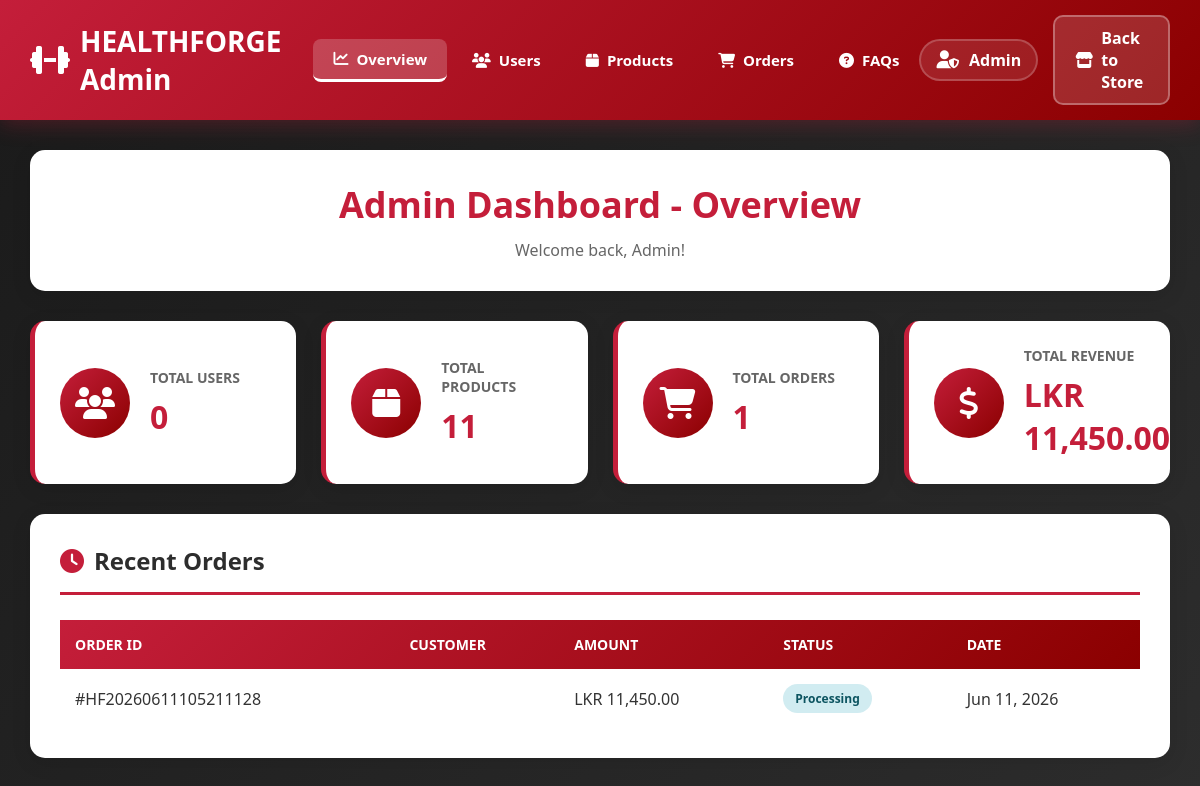
/admin/admin.php (signed in), run on the app's committed database.
### tables this page shows
CREATE TABLE `orders` (
  `id` int(11) NOT NULL,
  `user_id` int(11) NOT NULL,
  `order_number` varchar(50) NOT NULL,
  `total_amount` decimal(10,2) NOT NULL,
  `status` varchar(50) NOT NULL DEFAULT 'Processing',
  `created_at` timestamp NOT NULL DEFAULT current_timestamp()
);

### models/User.php (called while the page is built, shortened)
<?php
class User {
    private $conn;
    private $table_name = "users";
    public function __construct($db) {
        $this->conn = $db;
    }
    public function getUserCount() {
        $query = "SELECT COUNT(*) as total FROM " . $this->table_name . " WHERE role = 'user'";
        $stmt = $this->conn->prepare($query);
        $stmt->execute();
        $row = $stmt->fetch(PDO::FETCH_ASSOC);
        return $row['total'];
    }
}
?>

### models/Product.php (called while the page is built, shortened)
<?php
class Product {
    private $conn;
    private $table_name = "products";
    public function __construct($db) {
        $this->conn = $db;
    }
    public function getProductCount() {
        $query = "SELECT COUNT(*) as total FROM " . $this->table_name;
        $stmt = $this->conn->prepare($query);
        $stmt->execute();
        $row = $stmt->fetch(PDO::FETCH_ASSOC);
        return $row['total'];
    }
}
?>

### models/Order.php (called while the page is built, shortened)
<?php
class Order {
    private $conn;
    private $table_name = "orders";
    public function __construct($db) {
        $this->conn = $db;
    }
    public function getRecentOrders($limit = 5) {
        $query = "SELECT o.*, u.name as customer_name
                  FROM " . $this->table_name . " o
                  LEFT JOIN users u ON o.user_id = u.id
                  ORDER BY o.created_at DESC
                  LIMIT :limit";
        $stmt = $this->conn->prepare($query);
        $stmt->bindParam(":limit", $limit, PDO::PARAM_INT);
        $stmt->execute();
        return $stmt;
    }
    public function getOrderCount() {
        $query = "SELECT COUNT(*) as total FROM " . $this->table_name;
        $stmt = $this->conn->prepare($query);
        $stmt->execute();
        $row = $stmt->fetch(PDO::FETCH_ASSOC);
        return $row['total'] ? $row['total'] : 0;
    }
    public function getTotalRevenue() {
        $query = "SELECT SUM(total_amount) as revenue FROM " . $this->table_name . " WHERE status != 'Cancelled'";
        $stmt = $this->conn->prepare($query);
        $stmt->execute();
        $row = $stmt->fetch(PDO::FETCH_ASSOC);
        return $row['revenue'] ? $row['revenue'] : 0;
    }
}
?>

### admin/admin.php (the view, shortened to what this page needs)
<?php
include_once '../models/User.php';
include_once '../models/Product.php';
include_once '../models/Order.php';
$database = new Database();
$db = $database->getConnection();
$user = new User($db);
$product = new Product($db);
$order = new Order($db);
$user_count = $user->getUserCount();
$product_count = $product->getProductCount();
try {
    $order_count = $order->getOrderCount();
    $total_revenue = $order->getTotalRevenue();
    $recent_orders = $order->getRecentOrders(5);
} catch (Exception $e) {
    $order_count = 0;
    $total_revenue = 0;
    $recent_orders = array();
}
?>
<!DOCTYPE html>
<html lang="en">
<head>
    <link rel="stylesheet" href="../css/admin.css">
    <link rel="stylesheet" href="https://cdnjs.cloudflare.com/ajax/libs/font-awesome/6.5.0/css/all.min.css">
</head>
<body>
    <header class="admin-header">
        <nav class="admin-nav">
            <div class="admin-logo">
                <h1><i class="fas fa-dumbbell"></i> HEALTHFORGE Admin</h1>
            </div>
            <div class="admin-menu">
                <a href="admin.php" class="active">
                    <i class="fas fa-chart-line"></i> Overview
                </a>
                <a href="admin-users.php">
                    <i class="fas fa-users"></i> Users
                </a>
                <a href="admin-products.php">
                    <i class="fas fa-box"></i> Products
                </a>
                <a href="admin-orders.php">
                    <i class="fas fa-shopping-cart"></i> Orders
                </a>
                <a href="admin-faq.php">
                    <i class="fas fa-question-circle"></i> FAQs
                </a>
            </div>
            <div class="admin-user-info">
                <div class="admin-user-profile">
                    <i class="fas fa-user-shield"></i>
                    <span><?php echo htmlspecialchars($_SESSION['user_name']); ?></span>
                </div>
                <a href="../index.php" class="back-to-store">
                    <i class="fas fa-store"></i> Back to Store
                </a>
            </div>
        </nav>
    </header>
    <div class="admin-container">
        <div class="page-header">
            <h1>Admin Dashboard - Overview</h1>
            <p>Welcome back, <?php echo htmlspecialchars($_SESSION['user_name']); ?>!</p>
        </div>
        <div class="stats-grid">
            <div class="stat-card">
                <div class="stat-icon">
                    <i class="fas fa-users"></i>
                </div>
                <div class="stat-info">
                    <h3>Total Users</h3>
                    <p><?php echo $user_count; ?></p>
                </div>
            </div>
            <div class="stat-card">
                <div class="stat-icon">
                    <i class="fas fa-box"></i>
                </div>
                <div class="stat-info">
                    <h3>Total Products</h3>
                    <p><?php echo $product_count; ?></p>
                </div>
            </div>
            <div class="stat-card">
                <div class="stat-icon">
                    <i class="fas fa-shopping-cart"></i>
                </div>
                <div class="stat-info">
                    <h3>Total Orders</h3>
                    <p><?php echo $order_count; ?></p>
                </div>
            </div>
            <div class="stat-card">
                <div class="stat-icon">
                    <i class="fas fa-dollar-sign"></i>
                </div>
                <div class="stat-info">
                    <h3>Total Revenue</h3>
                    <p>LKR <?php echo number_format($total_revenue, 2); ?></p>
                </div>
            </div>
        </div>
        <div class="content-section">
            <div class="section-header">
                <h2><i class="fas fa-clock"></i> Recent Orders</h2>
            </div>
            <?php if (!empty($recent_orders) && $recent_orders->rowCount() > 0): ?>
            <table class="data-table">
                <thead>
                    <tr>
                        <th>Order ID</th>
                        <th>Customer</th>
                        <th>Amount</th>
                        <th>Status</th>
                        <th>Date</th>
                    </tr>
                </thead>
                <tbody>
                    <?php while($row = $recent_orders->fetch(PDO::FETCH_ASSOC)): ?>
                    <tr>
                        <td>#<?php echo $row['order_number']; ?></td>
                        <td><?php echo htmlspecialchars($row['customer_name']); ?></td>
                        <td>LKR <?php echo number_format($row['total_amount'], 2); ?></td>
                        <td>
                            <?php
                            $status = $row['status'];
                            $badge_class = 'badge-info';
                            ?>
                            <span class="badge <?php echo $badge_class; ?>">
                                <?php echo ucfirst($status); ?>
                            </span>
                        </td>
                        <td><?php echo date('M d, Y', strtotime($row['created_at'])); ?></td>
                    </tr>
                    <?php endwhile; ?>
                </tbody>
            </table>
            <?php endif; ?>
        </div>
    </div>
</body>
</html>

### css/admin.css (style rules this page uses)
* { margin: 0; padding: 0; box-sizing: border-box; }
body { font-family: 'Segoe UI', Tahoma, Geneva, Verdana, sans-serif; background: linear-gradient(135deg, #1a1a1a 0%, #2d2d2d 100%); min-height: 100vh; color: #333; }
.admin-header { background: linear-gradient(135deg, #c41e3a 0%, #8b0000 100%); color: white; padding: 0; box-shadow: 0 4px 20px rgba(196, 30, 58, 0.3); position: sticky; top: 0; z-index: 1000; }
.admin-nav { display: flex; justify-content: space-between; align-items: center; max-width: 1400px; margin: 0 auto; padding: 15px 30px; }
.admin-logo h1 { font-size: 28px; font-weight: 700; display: flex; align-items: center; gap: 10px; color: white; }
.admin-logo i { font-size: 32px; }
.admin-menu { display: flex; gap: 5px; align-items: center; }
.admin-menu a { color: white; text-decoration: none; padding: 10px 20px; border-radius: 8px; font-weight: 600; transition: all 0.3s; display: flex; align-items: center; gap: 8px; font-size: 15px; }
.admin-menu a.active { background: rgba(255, 255, 255, 0.2); border-bottom: 3px solid white; }
.admin-user-info { display: flex; align-items: center; gap: 15px; }
.admin-user-profile { display: flex; align-items: center; gap: 10px; padding: 8px 15px; background: rgba(255, 255, 255, 0.1); border-radius: 25px; border: 2px solid rgba(255, 255, 255, 0.2); }
.admin-user-profile i { font-size: 18px; }
.admin-user-profile span { font-weight: 600; }
.back-to-store { padding: 10px 20px; background: rgba(255, 255, 255, 0.15); border: 2px solid rgba(255, 255, 255, 0.3); color: white; text-decoration: none; border-radius: 10px; font-weight: 600; transition: all 0.3s; display: flex; align-items: center; gap: 8px; }
.admin-container { max-width: 1400px; margin: 30px auto; padding: 0 30px; }
.page-header { background: white; padding: 30px; border-radius: 15px; box-shadow: 0 5px 20px rgba(0, 0, 0, 0.1); margin-bottom: 30px; text-align: center; }
.page-header h1 { color: #c41e3a; font-size: 36px; margin-bottom: 10px; }
.page-header p { color: #666; font-size: 16px; }
.stats-grid { display: grid; grid-template-columns: repeat(auto-fit, minmax(250px, 1fr)); gap: 25px; margin-bottom: 30px; }
.stat-card { background: white; padding: 25px; border-radius: 15px; box-shadow: 0 5px 20px rgba(0, 0, 0, 0.1); display: flex; align-items: center; gap: 20px; transition: all 0.3s; border-left: 5px solid #c41e3a; }
.stat-icon { width: 70px; height: 70px; background: linear-gradient(135deg, #c41e3a 0%, #8b0000 100%); border-radius: 50%; display: flex; align-items: center; justify-content: center; color: white; font-size: 32px; flex-shrink: 0; }
.stat-info h3 { color: #666; font-size: 14px; font-weight: 600; margin-bottom: 8px; text-transform: uppercase; }
.stat-info p { color: #c41e3a; font-size: 32px; font-weight: 700; }
.content-section { background: white; padding: 30px; border-radius: 15px; box-shadow: 0 5px 20px rgba(0, 0, 0, 0.1); margin-bottom: 30px; }
.section-header { display: flex; justify-content: space-between; align-items: center; margin-bottom: 25px; padding-bottom: 15px; border-bottom: 3px solid #c41e3a; }
.section-header h2 { color: #2d2d2d; font-size: 24px; display: flex; align-items: center; gap: 10px; }
.section-header h2 i { color: #c41e3a; }
.data-table { width: 100%; border-collapse: collapse; margin-top: 20px; }
.data-table thead { background: linear-gradient(135deg, #c41e3a 0%, #8b0000 100%); color: white; }
.data-table th { padding: 15px; text-align: left; font-weight: 600; text-transform: uppercase; font-size: 14px; }
.data-table td { padding: 15px; border-bottom: 1px solid #e0e0e0; }
.data-table tbody tr:last-child td { border-bottom: none; }
.badge { padding: 6px 12px; border-radius: 20px; font-size: 12px; font-weight: 600; display: inline-block; }
.badge-info { background: #d1ecf1; color: #0c5460; }

### data on the page
orders: order_number "HF20260611105211128", total_amount "11,450.00", status "Processing", created_at "Jun 11, 2026"

### other printed values
$_SESSION['user_name'] "Admin"
$user_count "0"
$product_count "11"
$order_count "1"
$total_revenue "11,450.00"
